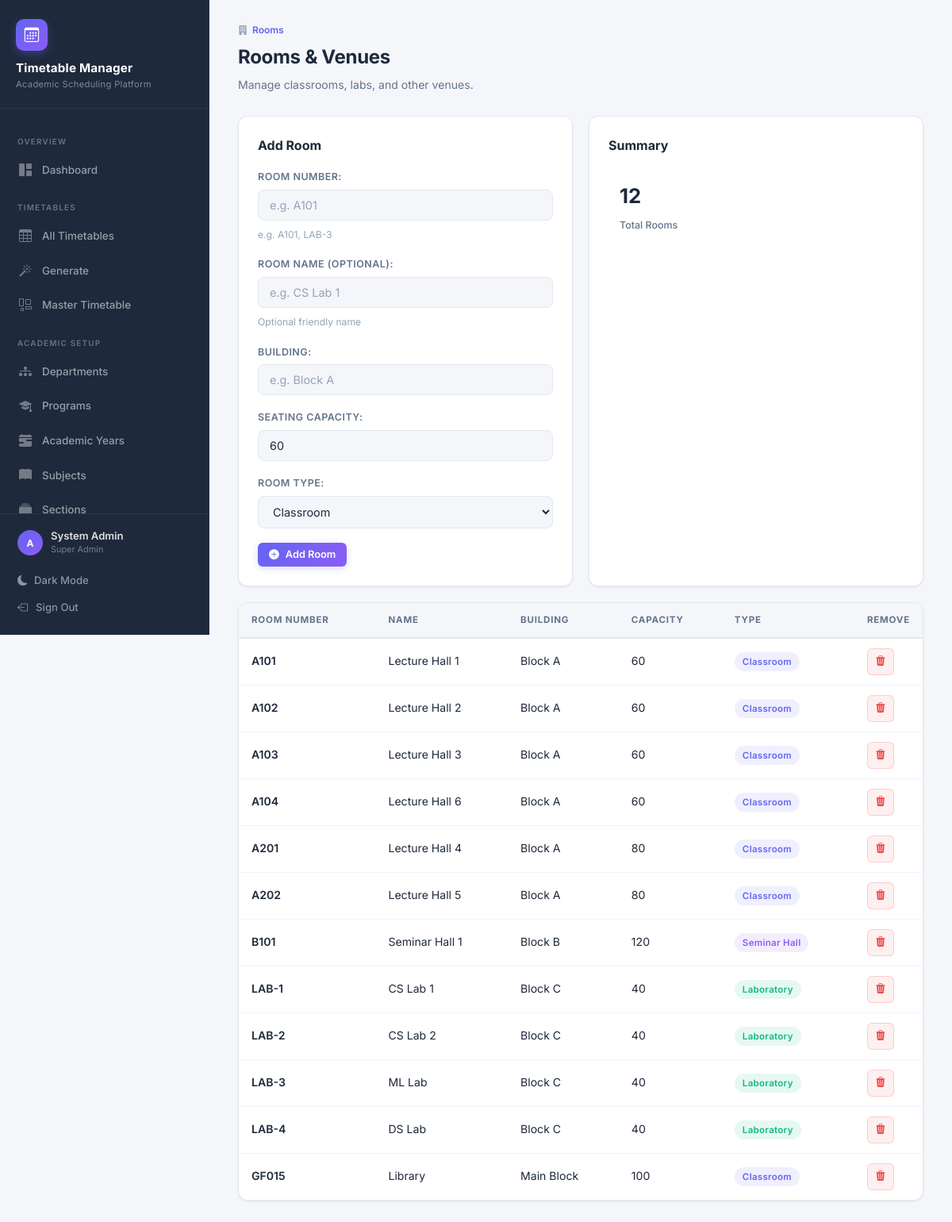
The app's page /rooms/ (signed in) with its own data.
### TTS/SchedulerApp/models.py (models this page shows, shortened)
class Room(models.Model):
    number = models.CharField(
        max_length=20, verbose_name='Room Number',
        help_text='e.g. A101, LAB-3'
    )
    name = models.CharField(
        max_length=80, blank=True, verbose_name='Room Name',
        help_text='Optional friendly name'
    )
    building = models.CharField(
        max_length=50, blank=True, verbose_name='Building'
    )
    seating_capacity = models.PositiveIntegerField(
        default=60, verbose_name='Seating Capacity'
    )
    room_type = models.CharField(
        max_length=15, choices=ROOM_TYPES, default='CLASSROOM',
        verbose_name='Room Type'
    )
    class Meta:
        ordering = ['building', 'number']
        verbose_name = 'Room'
        verbose_name_plural = 'Rooms'

### TTS/SchedulerApp/views.py (the view)
# urls.py: path('rooms/', views.room_list, name='room_list'),
@login_required
@management_required
def room_list(request):
    form = RoomForm(request.POST or None)
    if request.method == 'POST' and form.is_valid():
        form.save()
        messages.success(request, 'Room added successfully.')
        return redirect('room_list')
    rooms = Room.objects.all()
    return render(request, 'room_list.html', {
        'form': form,
        'rooms': rooms,
    })

### TTS/SchedulerApp/forms.py
class RoomForm(forms.ModelForm):
    class Meta:
        model = Room
        fields = ['number', 'name', 'building', 'seating_capacity', 'room_type']
        labels = {
            'number': 'Room Number',
            'name': 'Room Name (Optional)',
            'building': 'Building',
            'seating_capacity': 'Seating Capacity',
            'room_type': 'Room Type',
        }
        widgets = {
            'number': forms.TextInput(attrs={**_input_attrs, 'placeholder': 'e.g. A101'}),
            'name': forms.TextInput(attrs={**_input_attrs, 'placeholder': 'e.g. CS Lab 1'}),
            'building': forms.TextInput(attrs={**_input_attrs, 'placeholder': 'e.g. Block A'}),
            'seating_capacity': forms.NumberInput(attrs={**_input_attrs, 'min': 1}),
            'room_type': forms.Select(attrs=_select_attrs),
        }

### TTS/SchedulerApp/models.py (called while the page is built)
    @property
    def is_super_admin(self):
        return self.role == 'SUPER_ADMIN'

    @property
    def can_manage_timetable(self):
        return self.role in ('SUPER_ADMIN', 'TIMETABLE_ADMIN', 'HOD')

### TTS/SchedulerApp/templatetags/index.py (called while the page is built)
    def render(self, context):
        path = context['request'].path
        for p in self.patterns:
            try:
                pValue = template.Variable(p).resolve(context)
                if path == pValue:
                    return 'active'
            except template.VariableDoesNotExist:
                pass
        return ''

### TTS/templates/room_list.html (shortened to what this page needs)
{% extends 'base.html' %}
{% block content %}
<div class="page-header">
  <div class="page-breadcrumb"><i class="bi bi-building-fill"></i> <span>Rooms</span></div>
  <h2>Rooms & Venues</h2>
  <p>Manage classrooms, labs, and other venues.</p>
</div>
<div class="grid-2">
  <div class="card">
    <div class="card-header"><div class="card-title">Add Room</div></div>
    <form method="post">
      <div class="django-form">{{ form.as_p }}</div>
      <button type="submit" class="btn btn-primary btn-sm"><i class="bi bi-plus-circle-fill"></i> Add Room</button>
    </form>
  </div>
  <div class="card">
    <div class="card-header"><div class="card-title">Summary</div></div>
    <div class="stat-card" style="box-shadow:none; border:none; padding:14px;">
      <div class="stat-value">{{ rooms|length }}</div>
      <div class="stat-label">Total Rooms</div>
    </div>
  </div>
</div>
<div class="card" style="padding:0; overflow:hidden; margin-top:20px;">
  <div class="table-wrap">
    <table class="data-table">
      <thead><tr><th>Room Number</th><th>Name</th><th>Building</th><th>Capacity</th><th>Type</th><th class="td-actions">Remove</th></tr></thead>
      <tbody>
        {% for room in rooms %}
        <tr>
          <td style="font-weight:600;">{{ room.number }}</td>
          <td>{{ room.name|default:"—" }}</td>
          <td>{{ room.building|default:"—" }}</td>
          <td>{{ room.seating_capacity }}</td>
          <td><span class="badge {% if room.room_type == 'LAB' %}badge-lab{% elif room.room_type == 'SEMINAR' %}badge-elective{% else %}badge-theory{% endif %}">{{ room.get_room_type_display }}</span></td>
          <td class="td-actions">
            <form action="{% url 'room_delete' room.pk %}" method="post">{% csrf_token %}
              <button type="submit" class="btn btn-icon btn-danger btn-sm" onclick="return confirm('Delete room {{ room.number }}?')"><i class="bi bi-trash3-fill"></i></button>
            </form>
          </td>
        </tr>
        {% empty %}
        <tr><td colspan="6"><div class="empty-state"><i class="bi bi-building"></i><h3>No Rooms</h3><p>Add rooms to enable scheduling.</p></div></td></tr>
        {% endfor %}
      </tbody>
    </table>
  </div>
</div>
{% endblock %}

### TTS/templates/base.html (shortened to what this page needs)
{% load static %}
{% load index %}
{% url 'dashboard' as dashboard_url %}
{% url 'department_list' as dept_url %}
{% url 'program_list' as prog_url %}
{% url 'academic_year_list' as ay_url %}
{% url 'room_list' as room_url %}
{% url 'timeslot_list' as slot_url %}
{% url 'faculty_list' as fac_url %}
{% url 'subject_list' as subj_url %}
{% url 'section_list' as sec_url %}
{% url 'offering_list' as offer_url %}
{% url 'timetable_list' as tt_url %}
{% url 'timetable_generate' as gen_url %}
{% url 'master_timetable' as master_url %}
{% url 'user_list' as user_url %}
<!DOCTYPE html>
<html lang="en" data-theme="light">
<head>
  <link rel="stylesheet" href="https://cdn.jsdelivr.net/npm/bootstrap-icons@1.11.3/font/bootstrap-icons.min.css">
  <link rel="stylesheet" type="text/css" href="{% static 'CSS/style.css' %}">
</head>
<body>
  <aside class="sidebar" id="sidebar">
    <div class="sidebar-brand">
      <div class="brand-icon">
        <i class="bi bi-calendar3"></i>
      </div>
      <h1>Timetable Manager</h1>
      <span>Academic Scheduling Platform</span>
    </div>
    <nav class="sidebar-nav">
      <div class="nav-section-label">Overview</div>
      <a href="{{ dashboard_url }}" class="{% active request dashboard_url %}">
        <i class="bi bi-grid-1x2-fill"></i>
        Dashboard
      </a>
      {% if user.is_authenticated %}
      <div class="nav-section-label">Timetables</div>
      <a href="{{ tt_url }}" class="{% active request tt_url %}">
        <i class="bi bi-table"></i>
        All Timetables
      </a>
      {% if can_manage %}
      <a href="{{ gen_url }}" class="{% active request gen_url %}">
        <i class="bi bi-magic"></i>
        Generate
      </a>
      <a href="{{ master_url }}" class="{% active request master_url %}">
        <i class="bi bi-layout-wtf"></i>
        Master Timetable
      </a>
      {% endif %}
      <div class="nav-section-label">Academic Setup</div>
      {% if is_admin %}
      <a href="{{ dept_url }}" class="{% active request dept_url %}">
        <i class="bi bi-diagram-3-fill"></i>
        Departments
      </a>
      <a href="{{ prog_url }}" class="{% active request prog_url %}">
        <i class="bi bi-mortarboard-fill"></i>
        Programs
      </a>
      <a href="{{ ay_url }}" class="{% active request ay_url %}">
        <i class="bi bi-calendar-range-fill"></i>
        Academic Years
      </a>
      {% endif %}
      {% if can_manage %}
      <a href="{{ subj_url }}" class="{% active request subj_url %}">
        <i class="bi bi-book-fill"></i>
        Subjects
      </a>
      <a href="{{ sec_url }}" class="{% active request sec_url %}">
        <i class="bi bi-collection-fill"></i>
        Sections
      </a>
      {% endif %}
      {% endif %}
    </nav>
    <div class="sidebar-footer">
      {% if user.is_authenticated %}
      <div class="user-info">
        <div class="user-avatar">{{ user.username|make_list|first|upper }}</div>
        <div>
          <div class="user-name">{{ user.get_full_name|default:user.username }}</div>
          <div class="user-role">{{ user_role_display }}</div>
        </div>
      </div>
      <button class="theme-toggle" id="themeToggle">
        <i class="bi bi-moon-fill"></i>
        <span>Dark Mode</span>
      </button>
      <a href="{% url 'logout' %}">
        <i class="bi bi-box-arrow-left"></i>
        Sign Out
      </a>
      {% endif %}
    </div>
  </aside>
  <main class="main-content">
    {% block content %}
    {% endblock %}
  </main>
</body>
</html>

### records on screen
Room: number "A101", name "Lecture Hall 1", building "Block A", seating_capacity "60", room_type "Classroom"
Room: number "A102", name "Lecture Hall 2", building "Block A", seating_capacity "60", room_type "Classroom"
Room: number "A103", name "Lecture Hall 3", building "Block A", seating_capacity "60", room_type "Classroom"
Room: number "A104", name "Lecture Hall 6", building "Block A", seating_capacity "60", room_type "Classroom"
Room: number "A201", name "Lecture Hall 4", building "Block A", seating_capacity "80", room_type "Classroom"
Room: number "A202", name "Lecture Hall 5", building "Block A", seating_capacity "80", room_type "Classroom"
Room: number "B101", name "Seminar Hall 1", building "Block B", seating_capacity "120", room_type "Seminar Hall"
Room: number "LAB-1", name "CS Lab 1", building "Block C", seating_capacity "40", room_type "Laboratory"
Room: number "LAB-2", name "CS Lab 2", building "Block C", seating_capacity "40", room_type "Laboratory"
Room: number "LAB-3", name "ML Lab", building "Block C", seating_capacity "40", room_type "Laboratory"
Room: number "LAB-4", name "DS Lab", building "Block C", seating_capacity "40", room_type "Laboratory"
Room: number "GF015", name "Library", building "Main Block", seating_capacity "100", room_type "Classroom"

### other values on screen
{{ user.username|make_list|first|upper }} "A"
{{ user.get_full_name|default:user.username }} "System Admin"
{{ user_role_display }} "Super Admin"
{{ rooms|length }} "12"
